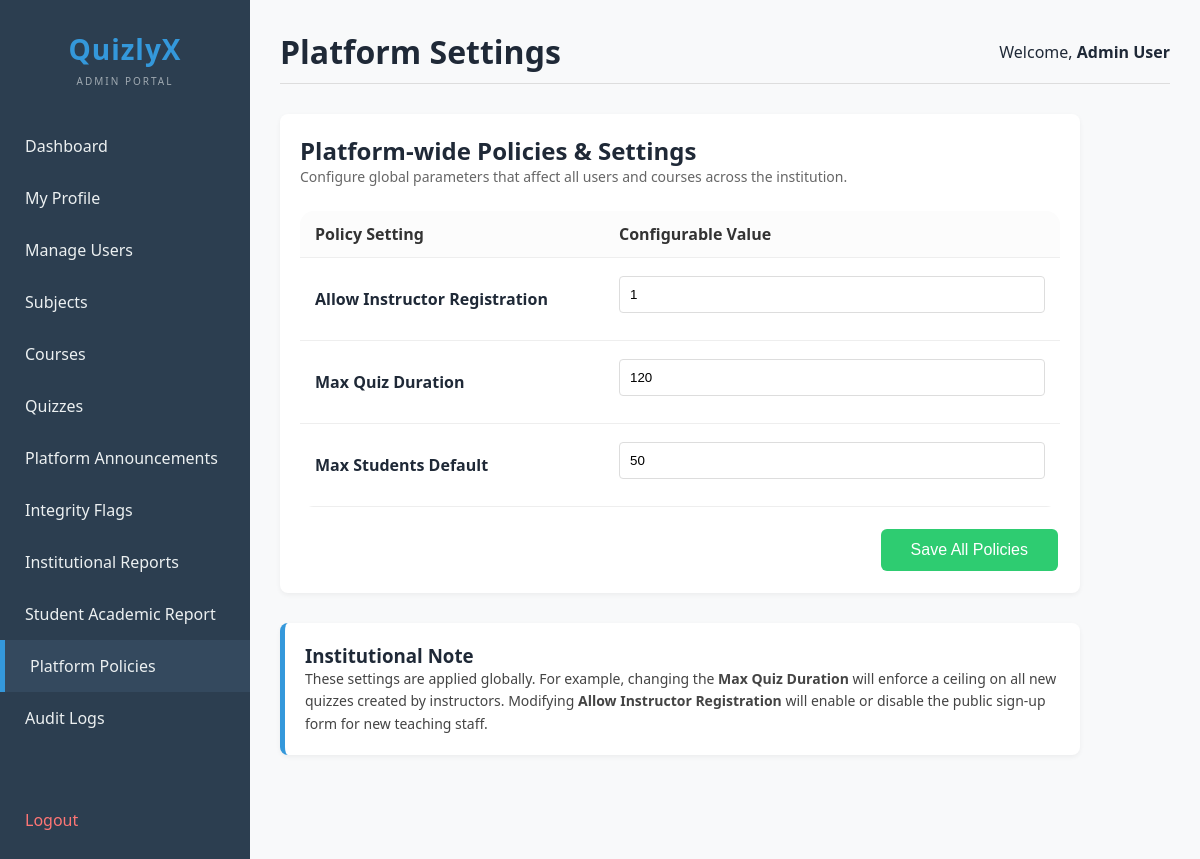
The app's page /views/platform_settings.php (signed in), older data.
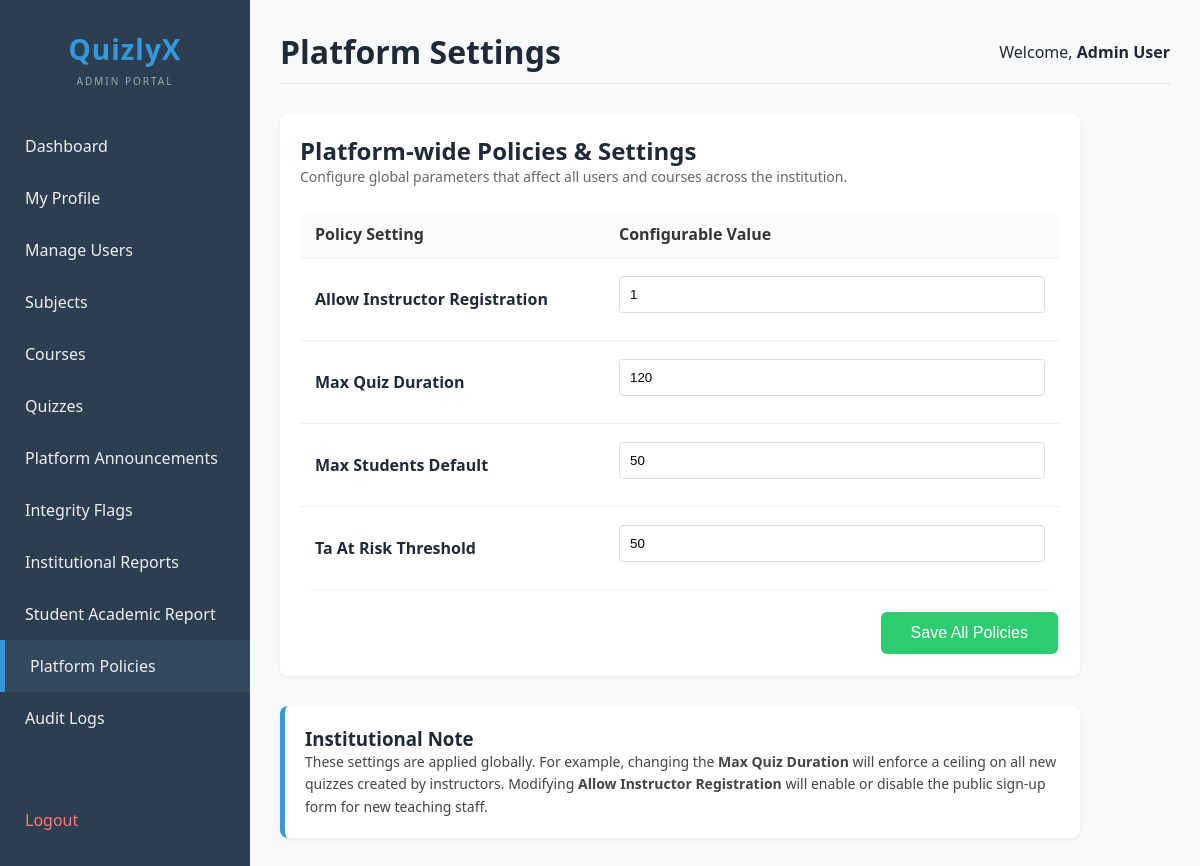
The same page, newer data.
### tables this page shows
CREATE TABLE platform_settings (
  setting_key VARCHAR(100) PRIMARY KEY,
  setting_value VARCHAR(255)
);

### config/db.php (called while the page is built, shortened)
<?php
$host = "localhost";
$user = "root";
$password = "";
$database = "online_quiz_platform";
try {
    $conn = new mysqli($host, $user, $password, $database);
    $conn->set_charset("utf8mb4");
} catch (Exception $e) {
    die("Database connection failed: " . $e->getMessage());
}
function db_query($sql, $params = [], $types = "") {
    global $conn;
    $stmt = $conn->prepare($sql);
    $stmt->execute();
    return $stmt;
}
function db_fetch_all($sql, $params = [], $types = "") {
    $stmt = db_query($sql, $params, $types);
    return $stmt->get_result()->fetch_all(MYSQLI_ASSOC);
}
?>

### models/SettingsModel.php (called while the page is built, shortened)
<?php
require_once __DIR__ . '/../config/db.php';
class SettingsModel {
    public static function getAll() {
        return db_fetch_all("SELECT * FROM platform_settings");
    }
}
?>

### views/platform_settings.php (the view, shortened to what this page needs)
<?php
require_once __DIR__ . '/header.php';
require_once __DIR__ . '/../models/SettingsModel.php';
$settings = SettingsModel::getAll();
?>
<div class="table-container" style="max-width: 800px;">
    <h2>Platform-wide Policies & Settings</h2>
    <p style="color: #666; font-size: 14px; margin-bottom: 25px;">Configure global parameters that affect all users and courses across the institution.</p>
    <form action="../controllers/settings_controller.php" method="POST">
        <table style="width: 100%; margin-bottom: 20px;">
            <thead>
                <tr>
                    <th style="width: 40%;">Policy Setting</th>
                    <th>Configurable Value</th>
                </tr>
            </thead>
            <tbody>
                <?php foreach ($settings as $s): ?>
                <tr>
                    <td>
                        <strong><?php echo ucwords(str_replace('_', ' ', $s['setting_key'])); ?></strong>
                    </td>
                    <td>
                        <input type="text" name="settings[<?php echo $s['setting_key']; ?>]" value="<?php echo htmlspecialchars($s['setting_value']); ?>" class="form-control">
                    </td>
                </tr>
                <?php endforeach; ?>
            </tbody>
        </table>
        <div style="text-align: right;">
            <button type="submit" class="btn btn-approve" style="padding: 12px 30px; font-size: 16px;">Save All Policies</button>
        </div>
    </form>
</div>
<div class="table-container" style="max-width: 800px; margin-top: 30px; border-left: 5px solid var(--accent);">
    <h3>Institutional Note</h3>
    <p style="font-size: 14px; line-height: 1.6; color: #444;">
        These settings are applied globally. For example, changing the <strong>Max Quiz Duration</strong> will enforce a ceiling on all new quizzes created by instructors. Modifying <strong>Allow Instructor Registration</strong> will enable or disable the public sign-up form for new teaching staff.
    </p>
</div>
</body>
</html>

Row changes from the older to the newer data that the page shows:
added platform_settings: setting_key "Ta At Risk Threshold", setting_value "50"
